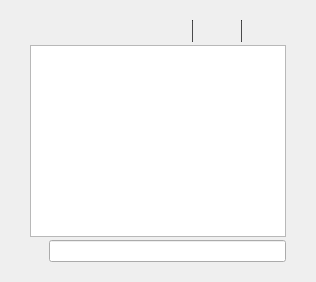
     <widget class="QWidget" name="tab_console">
      <attribute name="title">
       <string>&amp;Console</string>
      </attribute>
      <layout class="QVBoxLayout" name="verticalLayout_3">
       <property name="spacing">
        <number>3</number>
       </property>
       <property name="leftMargin">
        <number>30</number>
       </property>
       <property name="topMargin">
        <number>20</number>
       </property>
       <property name="rightMargin">
        <number>30</number>
       </property>
       <property name="bottomMargin">
        <number>20</number>
       </property>
       <item>
        <layout class="QHBoxLayout" name="horizontalLayout">
         <property name="spacing">
          <number>4</number>
         </property>
         <item>
          <spacer name="horizontalSpacer">
           <property name="orientation">
            <enum>Qt::Horizontal</enum>
           </property>
           <property name="sizeHint" stdset="0">
            <size>
             <width>40</width>
             <height>20</height>
            </size>
           </property>
          </spacer>
         </item>
         <item>
          <widget class="QPushButton" name="fontSmallerButton">
           <property name="toolTip">
            <string>Decrease font size</string>
           </property>
           <property name="text">
            <string/>
           </property>
           <property name="icon">
            <iconset resource="../EDC.qrc">
             <normaloff>:/icons/fontsmaller</normaloff>:/icons/fontsmaller</iconset>
           </property>
           <property name="autoDefault">
            <bool>false</bool>
           </property>
           <property name="flat">
            <bool>true</bool>
           </property>
          </widget>
         </item>
         <item>
          <widget class="Line" name="vLine">
           <property name="maximumSize">
            <size>
             <width>1</width>
             <height>22</height>
            </size>
           </property>
           <property name="styleSheet">
            <string notr="true">QFrame{ background: #404041; }</string>
           </property>
           <property name="orientation">
            <enum>Qt::Vertical</enum>
           </property>
          </widget>
         </item>
         <item>
          <widget class="QPushButton" name="fontBiggerButton">
           <property name="toolTip">
            <string>Increase font size</string>
           </property>
           <property name="text">
            <string/>
           </property>
           <property name="icon">
            <iconset resource="../EDC.qrc">
             <normaloff>:/icons/fontbigger</normaloff>:/icons/fontbigger</iconset>
           </property>
           <property name="autoDefault">
            <bool>false</bool>
           </property>
           <property name="flat">
            <bool>true</bool>
           </property>
          </widget>
         </item>
         <item>
          <widget class="Line" name="vLine2">
           <property name="maximumSize">
            <size>
             <width>1</width>
             <height>22</height>
            </size>
           </property>
           <property name="styleSheet">
            <string notr="true">QFrame{ background: #404041; }</string>
           </property>
           <property name="orientation">
            <enum>Qt::Vertical</enum>
           </property>
          </widget>
         </item>
         <item>
          <widget class="QPushButton" name="clearButton">
           <property name="toolTip">
            <string>Clear console</string>
           </property>
           <property name="layoutDirection">
            <enum>Qt::LeftToRight</enum>
           </property>
           <property name="text">
            <string/>
           </property>
           <property name="icon">
            <iconset resource="../EDC.qrc">
             <normaloff>:/icons/remove</normaloff>:/icons/remove</iconset>
           </property>
           <property name="shortcut">
            <string notr="true">Ctrl+L</string>
           </property>
           <property name="autoDefault">
            <bool>false</bool>
           </property>
           <property name="flat">
            <bool>true</bool>
           </property>
          </widget>
         </item>
        </layout>
       </item>
       <item>
        <widget class="QTextEdit" name="messagesWidget">
         <property name="minimumSize">
          <size>
           <width>0</width>
           <height>100</height>
          </size>
         </property>
         <property name="readOnly">
          <bool>true</bool>
         </property>
         <property name="tabKeyNavigation" stdset="0">
          <bool>false</bool>
         </property>
         <property name="columnCount" stdset="0">
          <number>2</number>
         </property>
        </widget>
       </item>
       <item>
        <layout class="QHBoxLayout" name="horizontalLayoutPrompt">
         <property name="spacing">
          <number>3</number>
         </property>
         <item>
          <widget class="QPushButton" name="promptIcon">
           <property name="enabled">
            <bool>false</bool>
           </property>
           <property name="maximumSize">
            <size>
             <width>16</width>
             <height>24</height>
            </size>
           </property>
           <property name="text">
            <string/>
           </property>
           <property name="icon">
            <iconset>
             <normaloff>:/icons/prompticon</normaloff>
             <disabledoff>:/icons/prompticon</disabledoff>:/icons/prompticon</iconset>
           </property>
           <property name="iconSize">
            <size>
             <width>14</width>
             <height>14</height>
            </size>
           </property>
           <property name="autoDefault">
            <bool>false</bool>
           </property>
           <property name="flat">
            <bool>true</bool>
           </property>
          </widget>
         </item>
         <item>
          <widget class="QLineEdit" name="lineEdit">
           <property name="placeholderText">
            <string/>
           </property>
          </widget>
         </item>
        </layout>
       </item>
      </layout>
     </widget>
